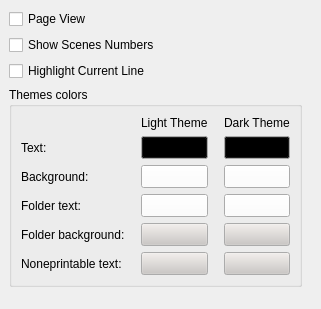
             <widget class="QWidget" name="scenarioEditCommon">
              <layout class="QGridLayout" name="gridLayout_10">
               <property name="leftMargin">
                <number>0</number>
               </property>
               <property name="topMargin">
                <number>0</number>
               </property>
               <property name="rightMargin">
                <number>0</number>
               </property>
               <property name="bottomMargin">
                <number>0</number>
               </property>
               <property name="spacing">
                <number>0</number>
               </property>
               <item row="0" column="0">
                <widget class="QWidget" name="scenarioEditPageWidget" native="true">
                 <layout class="QGridLayout" name="gridLayout_9">
                  <item row="0" column="0">
                   <widget class="QCheckBox" name="pageView">
                    <property name="text">
                     <string>Page View</string>
                    </property>
                   </widget>
                  </item>
                  <item row="0" column="1">
                   <spacer name="horizontalSpacer_9">
                    <property name="orientation">
                     <enum>Qt::Horizontal</enum>
                    </property>
                    <property name="sizeHint" stdset="0">
                     <size>
                      <width>10</width>
                      <height>20</height>
                     </size>
                    </property>
                   </spacer>
                  </item>
                  <item row="1" column="0">
                   <widget class="QCheckBox" name="showScenesNumbersInEditor">
                    <property name="text">
                     <string>Show Scenes Numbers</string>
                    </property>
                   </widget>
                  </item>
                  <item row="2" column="0">
                   <widget class="QCheckBox" name="highlightCurrentLine">
                    <property name="text">
                     <string>Highlight Current Line</string>
                    </property>
                   </widget>
                  </item>
                  <item row="3" column="0">
                   <widget class="QGroupBox" name="groupBox">
                    <property name="title">
                     <string>Themes colors</string>
                    </property>
                    <layout class="QGridLayout" name="gridLayout_7">
                     <property name="horizontalSpacing">
                      <number>16</number>
                     </property>
                     <item row="0" column="1">
                      <widget class="QLabel" name="label_33">
                       <property name="text">
                        <string>Light Theme</string>
                       </property>
                      </widget>
                     </item>
                     <item row="0" column="2">
                      <widget class="QLabel" name="label_34">
                       <property name="text">
                        <string>Dark Theme</string>
                       </property>
                      </widget>
                     </item>
                     <item row="1" column="0">
                      <widget class="QLabel" name="label_15">
                       <property name="text">
                        <string>Text:</string>
                       </property>
                      </widget>
                     </item>
                     <item row="1" column="1">
                      <widget class="QToolButton" name="textColor">
                       <property name="sizePolicy">
                        <sizepolicy hsizetype="Preferred" vsizetype="Preferred">
                         <horstretch>0</horstretch>
                         <verstretch>0</verstretch>
                        </sizepolicy>
                       </property>
                       <property name="palette">
                        <palette>
                         <active>
                          <colorrole role="Button">
                           <brush brushstyle="SolidPattern">
                            <color alpha="255">
                             <red>0</red>
                             <green>0</green>
                             <blue>0</blue>
                            </color>
                           </brush>
                          </colorrole>
                         </active>
                         <inactive>
                          <colorrole role="Button">
                           <brush brushstyle="SolidPattern">
                            <color alpha="255">
                             <red>0</red>
                             <green>0</green>
                             <blue>0</blue>
                            </color>
                           </brush>
                          </colorrole>
                         </inactive>
                         <disabled>
                          <colorrole role="Button">
                           <brush brushstyle="SolidPattern">
                            <color alpha="255">
                             <red>0</red>
                             <green>0</green>
                             <blue>0</blue>
                            </color>
                           </brush>
                          </colorrole>
                         </disabled>
                        </palette>
                       </property>
                       <property name="text">
                        <string/>
                       </property>
                      </widget>
                     </item>
                     <item row="1" column="2">
                      <widget class="QToolButton" name="textColorDark">
                       <property name="sizePolicy">
                        <sizepolicy hsizetype="Preferred" vsizetype="Preferred">
                         <horstretch>0</horstretch>
                         <verstretch>0</verstretch>
                        </sizepolicy>
                       </property>
                       <property name="palette">
                        <palette>
                         <active>
                          <colorrole role="Button">
                           <brush brushstyle="SolidPattern">
                            <color alpha="255">
                             <red>0</red>
                             <green>0</green>
                             <blue>0</blue>
                            </color>
                           </brush>
                          </colorrole>
                         </active>
                         <inactive>
                          <colorrole role="Button">
                           <brush brushstyle="SolidPattern">
                            <color alpha="255">
                             <red>0</red>
                             <green>0</green>
                             <blue>0</blue>
                            </color>
                           </brush>
                          </colorrole>
                         </inactive>
                         <disabled>
                          <colorrole role="Button">
                           <brush brushstyle="SolidPattern">
                            <color alpha="255">
                             <red>0</red>
                             <green>0</green>
                             <blue>0</blue>
                            </color>
                           </brush>
                          </colorrole>
                         </disabled>
                        </palette>
                       </property>
                       <property name="text">
                        <string/>
                       </property>
                      </widget>
                     </item>
                     <item row="2" column="0">
                      <widget class="QLabel" name="label_25">
                       <property name="text">
                        <string>Background:</string>
                       </property>
                      </widget>
                     </item>
                     <item row="2" column="1">
                      <widget class="QToolButton" name="backgroundColor">
                       <property name="sizePolicy">
                        <sizepolicy hsizetype="Preferred" vsizetype="Preferred">
                         <horstretch>0</horstretch>
                         <verstretch>0</verstretch>
                        </sizepolicy>
                       </property>
                       <property name="palette">
                        <palette>
                         <active>
                          <colorrole role="Button">
                           <brush brushstyle="SolidPattern">
                            <color alpha="255">
                             <red>255</red>
                             <green>255</green>
                             <blue>255</blue>
                            </color>
                           </brush>
                          </colorrole>
                         </active>
                         <inactive>
                          <colorrole role="Button">
                           <brush brushstyle="SolidPattern">
                            <color alpha="255">
                             <red>255</red>
                             <green>255</green>
                             <blue>255</blue>
                            </color>
                           </brush>
                          </colorrole>
                         </inactive>
                         <disabled>
                          <colorrole role="Button">
                           <brush brushstyle="SolidPattern">
                            <color alpha="255">
                             <red>255</red>
                             <green>255</green>
                             <blue>255</blue>
                            </color>
                           </brush>
                          </colorrole>
                         </disabled>
                        </palette>
                       </property>
                       <property name="text">
                        <string/>
                       </property>
                      </widget>
                     </item>
                     <item row="2" column="2">
                      <widget class="QToolButton" name="backgroundColorDark">
                       <property name="sizePolicy">
                        <sizepolicy hsizetype="Preferred" vsizetype="Preferred">
                         <horstretch>0</horstretch>
                         <verstretch>0</verstretch>
                        </sizepolicy>
                       </property>
                       <property name="palette">
                        <palette>
                         <active>
                          <colorrole role="Button">
                           <brush brushstyle="SolidPattern">
                            <color alpha="255">
                             <red>255</red>
                             <green>255</green>
                             <blue>255</blue>
                            </color>
                           </brush>
                          </colorrole>
                         </active>
                         <inactive>
                          <colorrole role="Button">
                           <brush brushstyle="SolidPattern">
                            <color alpha="255">
                             <red>255</red>
                             <green>255</green>
                             <blue>255</blue>
                            </color>
                           </brush>
                          </colorrole>
                         </inactive>
                         <disabled>
                          <colorrole role="Button">
                           <brush brushstyle="SolidPattern">
                            <color alpha="255">
                             <red>255</red>
                             <green>255</green>
                             <blue>255</blue>
                            </color>
                           </brush>
                          </colorrole>
                         </disabled>
                        </palette>
                       </property>
                       <property name="text">
                        <string/>
                       </property>
                      </widget>
                     </item>
                     <item row="3" column="0">
                      <widget class="QLabel" name="label_19">
                       <property name="text">
                        <string>Folder text:</string>
                       </property>
                      </widget>
                     </item>
                     <item row="3" column="1">
                      <widget class="QToolButton" name="folderTextColor">
                       <property name="sizePolicy">
                        <sizepolicy hsizetype="Preferred" vsizetype="Preferred">
                         <horstretch>0</horstretch>
                         <verstretch>0</verstretch>
                        </sizepolicy>
                       </property>
                       <property name="palette">
                        <palette>
                         <active>
                          <colorrole role="Button">
                           <brush brushstyle="SolidPattern">
                            <color alpha="255">
                             <red>255</red>
                             <green>255</green>
                             <blue>255</blue>
                            </color>
                           </brush>
                          </colorrole>
                         </active>
                         <inactive>
                          <colorrole role="Button">
                           <brush brushstyle="SolidPattern">
                            <color alpha="255">
                             <red>255</red>
                             <green>255</green>
                             <blue>255</blue>
                            </color>
                           </brush>
                          </colorrole>
                         </inactive>
                         <disabled>
                          <colorrole role="Button">
                           <brush brushstyle="SolidPattern">
                            <color alpha="255">
                             <red>255</red>
                             <green>255</green>
                             <blue>255</blue>
                            </color>
                           </brush>
                          </colorrole>
                         </disabled>
                        </palette>
                       </property>
                       <property name="text">
                        <string/>
                       </property>
                      </widget>
                     </item>
                     <item row="3" column="2">
                      <widget class="QToolButton" name="folderTextColorDark">
                       <property name="sizePolicy">
                        <sizepolicy hsizetype="Preferred" vsizetype="Preferred">
                         <horstretch>0</horstretch>
                         <verstretch>0</verstretch>
                        </sizepolicy>
                       </property>
                       <property name="palette">
                        <palette>
                         <active>
                          <colorrole role="Button">
                           <brush brushstyle="SolidPattern">
                            <color alpha="255">
                             <red>255</red>
                             <green>255</green>
                             <blue>255</blue>
                            </color>
                           </brush>
                          </colorrole>
                         </active>
                         <inactive>
                          <colorrole role="Button">
                           <brush brushstyle="SolidPattern">
                            <color alpha="255">
                             <red>255</red>
                             <green>255</green>
                             <blue>255</blue>
                            </color>
                           </brush>
                          </colorrole>
                         </inactive>
                         <disabled>
                          <colorrole role="Button">
                           <brush brushstyle="SolidPattern">
                            <color alpha="255">
                             <red>255</red>
                             <green>255</green>
                             <blue>255</blue>
                            </color>
                           </brush>
                          </colorrole>
                         </disabled>
                        </palette>
                       </property>
                       <property name="text">
                        <string/>
                       </property>
                      </widget>
                     </item>
                     <item row="4" column="0">
                      <widget class="QLabel" name="label_18">
                       <property name="text">
                        <string>Folder background:</string>
                       </property>
                      </widget>
                     </item>
                     <item row="4" column="1">
                      <widget class="QToolButton" name="folderBackgroundColor">
                       <property name="sizePolicy">
                        <sizepolicy hsizetype="Preferred" vsizetype="Preferred">
                         <horstretch>0</horstretch>
                         <verstretch>0</verstretch>
                        </sizepolicy>
                       </property>
                       <property name="palette">
                        <palette>
                         <active>
                          <colorrole role="Button">
                           <brush brushstyle="SolidPattern">
                            <color alpha="255">
                             <red>203</red>
                             <green>199</green>
                             <blue>196</blue>
                            </color>
                           </brush>
                          </colorrole>
                         </active>
                         <inactive>
                          <colorrole role="Button">
                           <brush brushstyle="SolidPattern">
                            <color alpha="255">
                             <red>203</red>
                             <green>199</green>
                             <blue>196</blue>
                            </color>
                           </brush>
                          </colorrole>
                         </inactive>
                         <disabled>
                          <colorrole role="Button">
                           <brush brushstyle="SolidPattern">
                            <color alpha="255">
                             <red>203</red>
                             <green>199</green>
                             <blue>196</blue>
                            </color>
                           </brush>
                          </colorrole>
                         </disabled>
                        </palette>
                       </property>
                       <property name="text">
                        <string/>
                       </property>
                      </widget>
                     </item>
                     <item row="4" column="2">
                      <widget class="QToolButton" name="folderBackgroundColorDark">
                       <property name="sizePolicy">
                        <sizepolicy hsizetype="Preferred" vsizetype="Preferred">
                         <horstretch>0</horstretch>
                         <verstretch>0</verstretch>
                        </sizepolicy>
                       </property>
                       <property name="palette">
                        <palette>
                         <active>
                          <colorrole role="Button">
                           <brush brushstyle="SolidPattern">
                            <color alpha="255">
                             <red>203</red>
                             <green>199</green>
                             <blue>196</blue>
                            </color>
                           </brush>
                          </colorrole>
                         </active>
                         <inactive>
                          <colorrole role="Button">
                           <brush brushstyle="SolidPattern">
                            <color alpha="255">
                             <red>203</red>
                             <green>199</green>
                             <blue>196</blue>
                            </color>
                           </brush>
                          </colorrole>
                         </inactive>
                         <disabled>
                          <colorrole role="Button">
                           <brush brushstyle="SolidPattern">
                            <color alpha="255">
                             <red>203</red>
                             <green>199</green>
                             <blue>196</blue>
                            </color>
                           </brush>
                          </colorrole>
                         </disabled>
                        </palette>
                       </property>
                       <property name="text">
                        <string/>
                       </property>
                      </widget>
                     </item>
                     <item row="5" column="0">
                      <widget class="QLabel" name="label_17">
                       <property name="text">
                        <string>Noneprintable text:</string>
                       </property>
                      </widget>
                     </item>
                     <item row="5" column="1">
                      <widget class="QToolButton" name="nonprintableTextColor">
                       <property name="sizePolicy">
                        <sizepolicy hsizetype="Preferred" vsizetype="Preferred">
                         <horstretch>0</horstretch>
                         <verstretch>0</verstretch>
                        </sizepolicy>
                       </property>
                       <property name="palette">
                        <palette>
                         <active>
                          <colorrole role="Button">
                           <brush brushstyle="SolidPattern">
                            <color alpha="255">
                             <red>203</red>
                             <green>199</green>
                             <blue>196</blue>
                            </color>
                           </brush>
                          </colorrole>
                         </active>
                         <inactive>
                          <colorrole role="Button">
                           <brush brushstyle="SolidPattern">
                            <color alpha="255">
                             <red>203</red>
                             <green>199</green>
                             <blue>196</blue>
                            </color>
                           </brush>
                          </colorrole>
                         </inactive>
                         <disabled>
                          <colorrole role="Button">
                           <brush brushstyle="SolidPattern">
                            <color alpha="255">
                             <red>203</red>
                             <green>199</green>
                             <blue>196</blue>
                            </color>
                           </brush>
                          </colorrole>
                         </disabled>
                        </palette>
                       </property>
                       <property name="text">
                        <string/>
                       </property>
                      </widget>
                     </item>
                     <item row="5" column="2">
                      <widget class="QToolButton" name="nonprintableTextColorDark">
                       <property name="sizePolicy">
                        <sizepolicy hsizetype="Preferred" vsizetype="Preferred">
                         <horstretch>0</horstretch>
                         <verstretch>0</verstretch>
                        </sizepolicy>
                       </property>
                       <property name="palette">
                        <palette>
                         <active>
                          <colorrole role="Button">
                           <brush brushstyle="SolidPattern">
                            <color alpha="255">
                             <red>203</red>
                             <green>199</green>
                             <blue>196</blue>
                            </color>
                           </brush>
                          </colorrole>
                         </active>
                         <inactive>
                          <colorrole role="Button">
                           <brush brushstyle="SolidPattern">
                            <color alpha="255">
                             <red>203</red>
                             <green>199</green>
                             <blue>196</blue>
                            </color>
                           </brush>
                          </colorrole>
                         </inactive>
                         <disabled>
                          <colorrole role="Button">
                           <brush brushstyle="SolidPattern">
                            <color alpha="255">
                             <red>203</red>
                             <green>199</green>
                             <blue>196</blue>
                            </color>
                           </brush>
                          </colorrole>
                         </disabled>
                        </palette>
                       </property>
                       <property name="text">
                        <string/>
                       </property>
                      </widget>
                     </item>
                    </layout>
                   </widget>
                  </item>
                  <item row="4" column="0">
                   <spacer name="verticalSpacer">
                    <property name="orientation">
                     <enum>Qt::Vertical</enum>
                    </property>
                    <property name="sizeHint" stdset="0">
                     <size>
                      <width>13</width>
                      <height>13</height>
                     </size>
                    </property>
                   </spacer>
                  </item>
                 </layout>
                </widget>
               </item>
              </layout>
             </widget>
